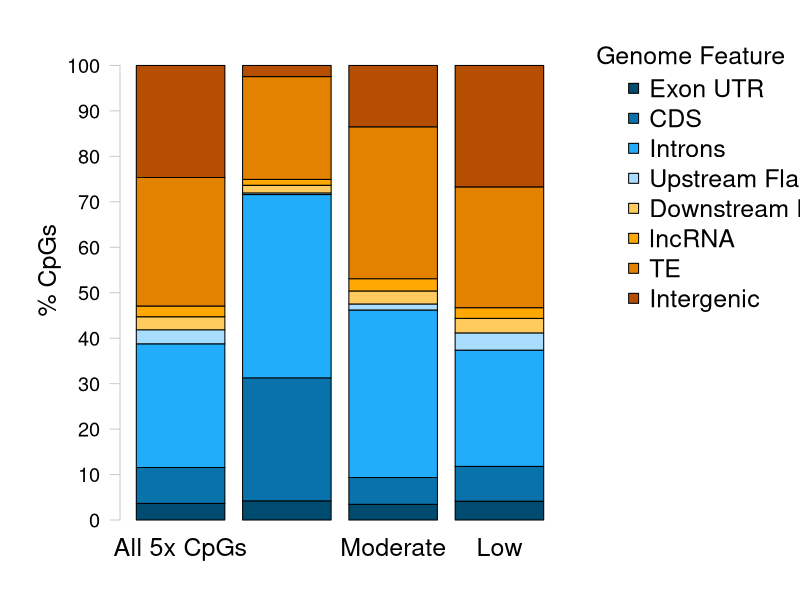

Write R code to recreate this figure.
## ---- chunk 1
knitr::opts_chunk$set(echo = TRUE)
knitr::opts_knit$set(root.dir = "/Users/yaaminivenkataraman/Documents/project-oyster-oa/analyses/Haws_06-methylation-landscape/") #Set root directory
## ---- chunk 2
#Packages for visualization

#install.packages("dichromat")
#install.packages("broom")

require(dichromat)
require(broom)
## ---- chunk 3
sessionInfo()
## ---- chunk 4
plotColors <- c("#B54E00", "#E38100", "#FFA801", "#FFCB5E",
                 "#A9DDFF", "#21ADFA", "#0A72AB", "#004B70") #Create a color palette for the barplots.
## ---- chunk 5
exonUTROverlaps <- read.table("zr3644_5x-exonUTR-counts.txt", header = FALSE, col.names = c("counts", "filename")) #Import file with all file overlaps
exonUTROverlaps <- exonUTROverlaps[73:75,] #Retain final rows
head(exonUTROverlaps) #Confirm import
## ---- chunk 6
CDSOverlaps <- read.table("zr3644_5x-CDS-counts.txt", header = FALSE, col.names = c("counts", "filename")) #Import file with all file overlaps
CDSOverlaps <- CDSOverlaps[73:75,] #Retain final rows
head(CDSOverlaps) #Confirm import
## ---- chunk 7
intronOverlaps <- read.table("zr3644_5x-intron-counts.txt", header = FALSE, col.names = c("counts", "filename")) #Import file with all file overlaps
intronOverlaps <- intronOverlaps[73:75,] #Retain final rows
head(intronOverlaps) #Confirm import
## ---- chunk 8
upstreamOverlaps <- read.table("zr3644_5x-upstreamFlanks-counts.txt", header = FALSE, col.names = c("counts", "filename")) #Import file with all file overlaps
upstreamOverlaps <- upstreamOverlaps[73:75,] #Retain final rows
head(upstreamOverlaps) #Confirm import
## ---- chunk 9
downstreamOverlaps <- read.table("zr3644_5x-downstreamFlanks-counts.txt", header = FALSE, col.names = c("counts", "filename")) #Import file with all file overlaps
downstreamOverlaps <- downstreamOverlaps[73:75,] #Retain final rows
head(downstreamOverlaps) #Confirm import
## ---- chunk 10
lncRNAOverlaps <- read.table("zr3644_5x-lncRNA-counts.txt", header = FALSE, col.names = c("counts", "filename")) #Import file with all file overlaps
lncRNAOverlaps <- lncRNAOverlaps[73:75,] #Retain final rows
head(lncRNAOverlaps) #Confirm import
## ---- chunk 11
TEOverlaps <- read.table("zr3644_5x-TE-counts.txt", header = FALSE, col.names = c("counts", "filename")) #Import file with all file overlaps
TEOverlaps <- TEOverlaps[73:75,] #Retain final rows
head(TEOverlaps) #Confirm import
## ---- chunk 12
intergenicOverlaps <- read.table("zr3644_5x-intergenic-counts.txt", header = FALSE, col.names = c("counts", "filename")) #Import file with all file overlaps
intergenicOverlaps <- intergenicOverlaps[73:75,] #Retain final rows
head(intergenicOverlaps) #Confirm import
## ---- chunk 13
cpgFeatureOverlaps <- cbind(exonUTROverlaps,
                            CDSOverlaps,
                            intronOverlaps,
                            upstreamOverlaps,
                            downstreamOverlaps,
                            lncRNAOverlaps,
                            TEOverlaps,
                            intergenicOverlaps) #Combine information from all genome features
rownames(cpgFeatureOverlaps) <- c("Meth", "sparseMeth", "unMeth") #Assign row names
ncol(cpgFeatureOverlaps) #Count columns
cpgFeatureOverlaps <- cpgFeatureOverlaps[,seq(1, 16, 2)] #Keep odd-numbered columns (counts)
colnames(cpgFeatureOverlaps) <- c("exonUTR", "CDS", "intron", "upstream", "downstream", "lncRNA", "TE", "intergenic") #Add column names
head(cpgFeatureOverlaps) #Confirm formatting
## ---- chunk 14
cpgFeatureOverlaps <- as.data.frame(t(cpgFeatureOverlaps)) #Transpose so column names are row names
cpgFeatureOverlaps$allCpGs <- c(700167, 1516641, 5221932, 592834, 549787, 454393, 5424483, 4730728) #Add CpG motif overlap information
cpgFeatureOverlaps <- cpgFeatureOverlaps[,c(4, 1:3)] #Reorganize columns
head(cpgFeatureOverlaps) #Confirm formatting
## ---- chunk 15
write.csv(cpgFeatureOverlaps, "CpG-feature-overlaps.csv", quote = FALSE, row.names = TRUE) #Save data
## ---- chunk 16
cpgLocationStatTest <- data.frame(t(cpgFeatureOverlaps)) #Transpose for statistical testing
cpgLocationStatTest <- cpgLocationStatTest[1:2,] #keep only allCpGs and Meth data
head(cpgLocationStatTest) #Confirm formatting
## ---- chunk 17
CpGLocationAllMeth <- data.frame() #Create empty dataframe to store chi-squared results
for(i in 1:ncol(cpgLocationStatTest)) { #For each genome feature
  AllFeature <- cpgLocationStatTest[1,i] #Variable for # genome feature overlaps for genomic CpGs with data
  MethFeature <- cpgLocationStatTest[2,i] #Variable for # genome feature overlaps for methylated CpGs
  AllNotFeature <- sum(cpgLocationStatTest[1,-i]) #Variable for # other CpG types for genomic CpGs with data
  MethNotFeature <- sum(cpgLocationStatTest[2,-i]) #Variable for # other CpG types for methylated CpGs
  ct <- matrix(c(AllFeature, MethFeature, AllNotFeature, MethNotFeature), ncol = 2) #Create contingency table
  colnames(ct) <- c(as.character(colnames(cpgLocationStatTest[i])), paste0("Not", colnames(cpgLocationStatTest[i]))) #Assign column names: type, not type
  rownames(ct) <- c(as.character(row.names(cpgLocationStatTest)[c(1,2)])) #Assign row names: genomic CpGs with data, methylated CpGs
  print(ct) #Confirm table is correct
  ctResults <- data.frame(broom::tidy(chisq.test(ct))) #Create dataframe storing chi-sq stats results. Use broom::tidy to extract results from test output
  ctResults$GenomeFeature <- as.character(colnames(cpgLocationStatTest)[i]) #Add CpG type to results
  CpGLocationAllMeth <- rbind(CpGLocationAllMeth, ctResults) #Add test statistics to master table
}
## ---- chunk 18
head(CpGLocationAllMeth)
## ---- chunk 19
CpGLocationAllMeth$p.adj <- p.adjust(CpGLocationAllMeth$p.value, method = "fdr") #Correct p-value using FDR
range(CpGLocationAllMeth$p.adj) #Look at range of p-values
head(CpGLocationAllMeth) #Confirm changes
## ---- chunk 20
write.csv(CpGLocationAllMeth, "CpG-location-statResults.txt", quote = FALSE, row.names = TRUE) #Save statistical output
## ---- chunk 21
head(cpgFeatureOverlaps)
## ---- chunk 22
cpgFeatureOverlapsPercents <- cpgFeatureOverlaps #Duplicate dataframe
for (i in 1:length(cpgFeatureOverlaps)) {
  cpgFeatureOverlapsPercents[,i] <- (cpgFeatureOverlapsPercents[,i] / (sum(cpgFeatureOverlapsPercents[,i]))) * 100
} #Divide every entry by sum of the column and multiply by 100 to get percentages. Do not include gene information
head(cpgFeatureOverlapsPercents) #Check calculations
## ---- chunk 23
#pdf("figures/CpG-feature-overlaps.pdf", width = 11, height = 8.5)

par(mar = c(1,5,0,1), oma = c(3, 1, 1, 11)) #Change figure boundaries

barplot(t(t(cpgFeatureOverlapsPercents[,c(1:4)])), 
        col= rev(plotColors), 
        axes = FALSE, 
        names.arg = c("All 5x CpGs", "High", "Moderate", "Low"), cex.names = 1.5,
        ylim = c(0, 110)) #Create base plot. Everything should be white. Do not plot axes. Include sequencing type as labels and set size. Set y-axis specs. 

axis(side = 2, at = seq(0, 100, by = 10), las = 2, col = "grey80", cex.axis = 1.2) #Add y-axis
mtext(side = 2, "% CpGs", line = 3, cex = 1.5) #Add y-axis label

par(fig = c(0, 1, 0, 1), oma = c(0, 0, 0, 0), mar = c(0, 0, 0, 0), new = TRUE) #Create new plot
plot(0, 0, type = "n", bty = "n", xaxt = "n", yaxt = "n") #Add new plot on top of current plot
legend(x = 0.57, y = 0.87, 
       xpd = TRUE,
       legend = c("Exon UTR", 
                  "CDS", 
                  "Introns", 
                  "Upstream Flank", 
                  "Downstream Flank", 
                  "lncRNA", 
                  "TE", 
                  "Intergenic"),
       pch = 22, 
        col = "black", 
        pt.bg = rev(plotColors),
       bty = "n",
       cex = 1.5, 
       x.intersp = 0.7, xjust = 0) #Place a legend in the top right of the figure with no box
text("Genome Feature", x = 0.785, y = 0.879, cex = 1.5) #Add legend title that is aligned with legend

#dev.off()
## ---- chunk 24
save.image("../../project-oyster-oa.RData") #Save RData
